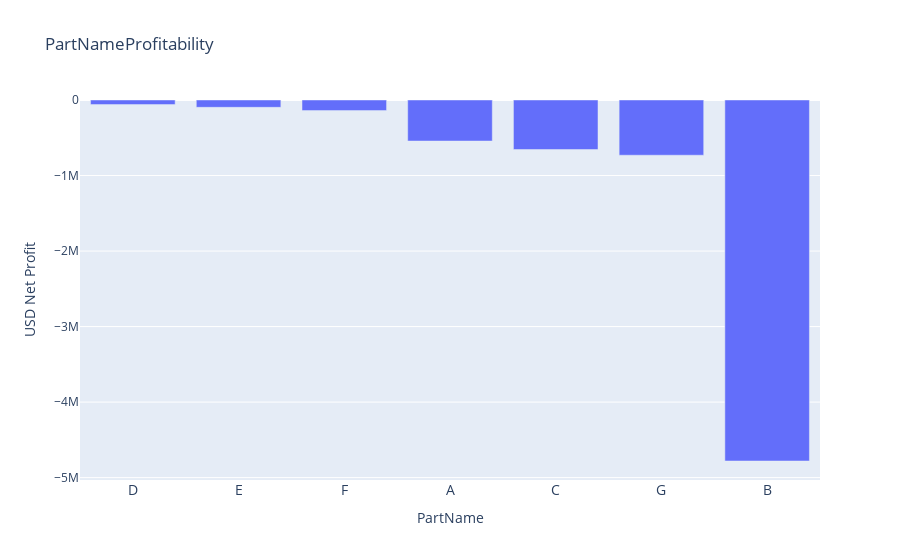

The notebook cell this image was saved under:
### Code cell
groupdata(transoutput,'PartName','Profit')

### Figure 1 — Plotly figure (JSON) as saved in the notebook; plotly's stock layout.template omitted (floating-point values rounded to 4 significant figures)
{"data": [{"name": "PartNameProfitability", "type": "bar", "x": ["D", "E", "F", "A", "C", "G", "B"], "y": [-61100.0, -97240.0, -140500.0, -543500.0, -655800.0, -731100.0, -4780000.0]}], "layout": {"barmode": "group", "title": {"text": "PartNameProfitability"}, "xaxis": {"tickfont": {"size": 14}, "title": {"text": "PartName"}}, "yaxis": {"title": {"text": "USD Net Profit"}}}}
